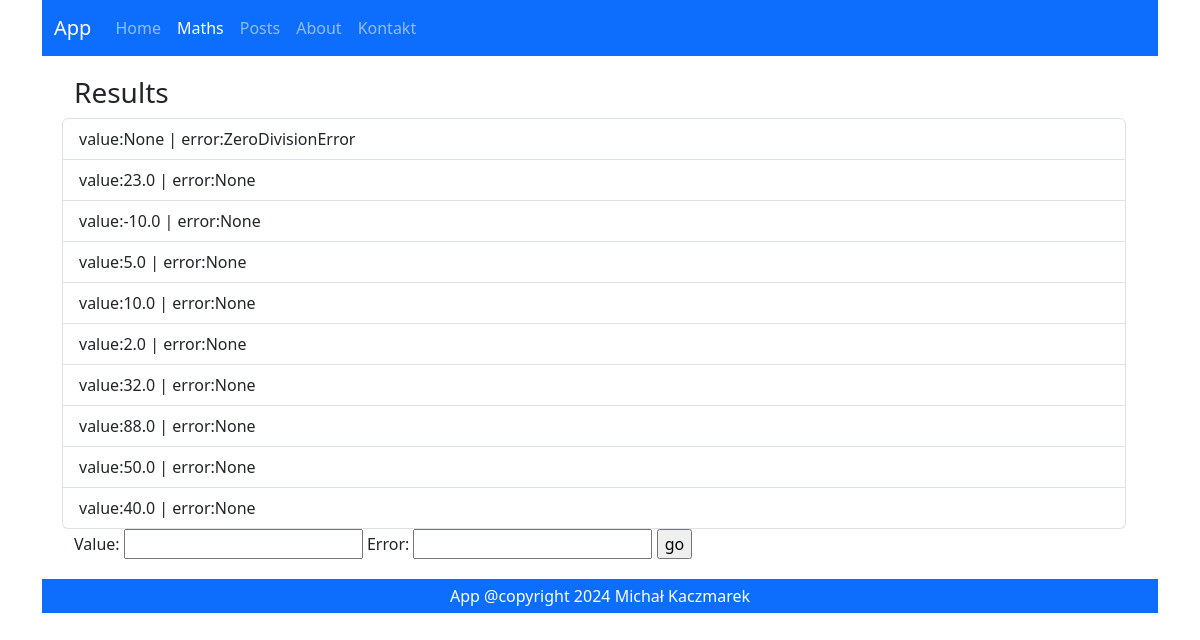
/maths/results/, run on an earlier commit of the app's database.
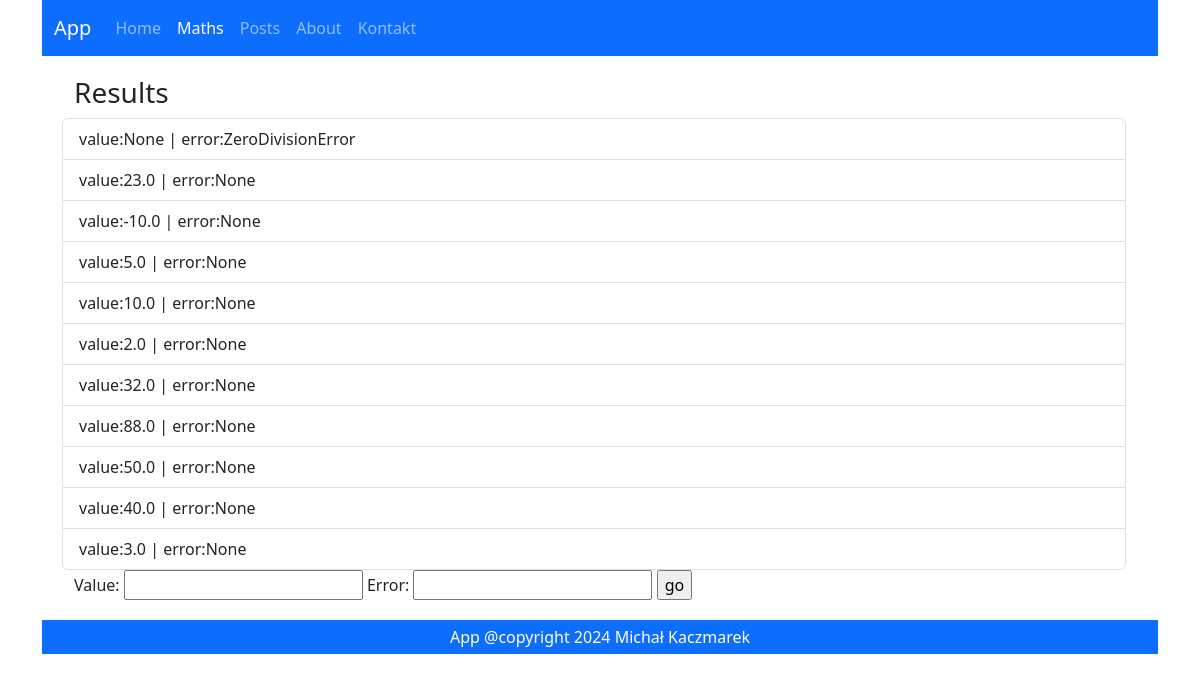
And on a later commit of the database.
### maths/models.py (models this page shows)
class Result(models.Model):
    value = models.FloatField(blank=True, null=True, unique=True)
    error = models.CharField(
        max_length=255,
        null=True,
        blank=True,
        unique=True
    )
    def __str__(self):
        return f"value:{self.value} | error:{self.error}"
    class Meta:
        constraints = [
            models.CheckConstraint(
                name="%(app_label)s_%(class)s_value_error_together",
                check=(
                    models.Q(
                        value__isnull=False,
                        error__isnull=True,
                    )
                    | models.Q(
                        value__isnull=True,
                        error__isnull=False,
                    )
                )
            )
        ]

### maths/views.py (the view, shortened to what this page needs)
# urls.py: path('results/', results_list, name="results"),
def results_list(request):
   form = ResultForm()
   results = Result.objects.all()
   return render(
       request=request,
       template_name="maths/results.html",
       context={
           "results": results,
           "form": form
       }
   )

### maths/forms.py (shortened to what this page needs)
class ResultForm(forms.ModelForm):
    class Meta:
        model = Result
        fields = ["value", "error"]

### maths/templates/maths/results.html (shortened to what this page needs)
{% extends 'main.html' %}
{% block content %}
  <h3>Results</h3>
  <ul class="list-group">
    {% for r in results %}
      <li class="list-group-item">{{ r }}</li>
    {% endfor %}
  </ul>
  <form method="post">
    {{ form.as_table }}
    <input type="submit" value="go" />
  </form>
{% endblock %}

What changed in the data, as far as the page shows it:
added Result: value+error "value:3.0 | error:None"
